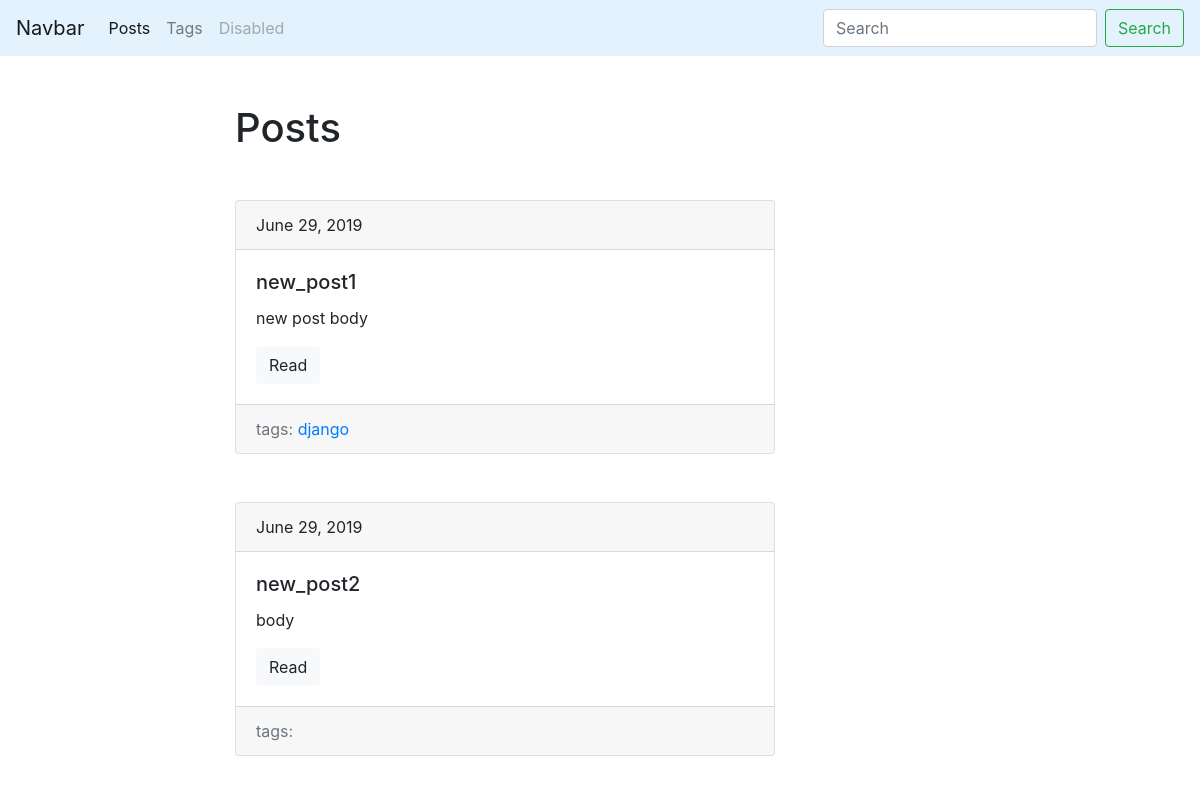
/blog/ (upper part), run on an earlier commit of the app's database.
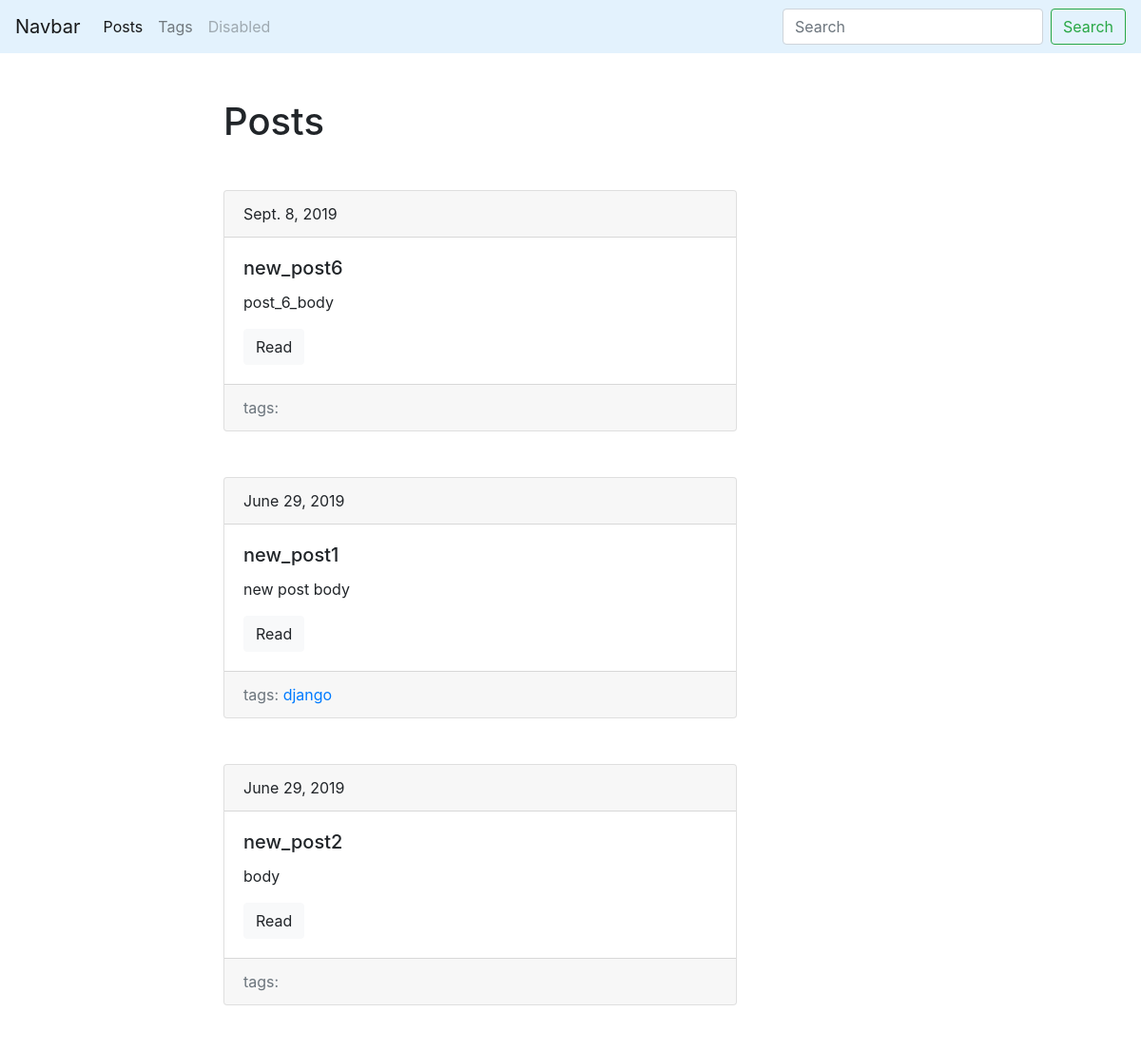
And on a later commit of the database.
### blog/models.py (models this page shows, shortened)
class Post(models.Model):
    title = models.CharField(max_length=150, db_index=True, verbose_name='Имя поста')
    slug = models.SlugField(max_length=150, unique=True)
    body = models.TextField(blank=True, db_index=True)
    tags = models.ManyToManyField('Tag', blank=True, related_name='posts')  # экземпляр класса ManyToManyField
    date_pub = models.DateField(auto_now_add=True)
    def get_absolute_url(self): #имя лучше именно такое, возвращает ссылку на конкретный экземпляр класса Post
        return reverse('post_detail_url', kwargs={'slug':self.slug}) # reverse в .py = url в шаблонах
    class Meta:
        verbose_name_plural = 'Posts verbose' # это имя будет на админской страничке
        verbose_name = 'Post verbose'
        ordering = ['-date_pub'] # сортировка в обратном порядке

class Tag(models.Model):
    title = models.CharField(max_length=50)
    slug = models.SlugField(max_length=50)
    def get_absolute_url(self):
        return reverse('tag_detail_url', kwargs={'slug': self.slug})

### blog/views.py (the view)
# urls.py: path('', posts_list, name='posts_list_url'),
def posts_list(request):
    posts = Post.objects.all()
    return render(request, 'blog/index.html', context={'posts': posts})

### blog/templates/blog/index.html (shortened to what this page needs)
{% extends 'blog/base_blog.html' %}
{% block content %}
<h1 class="mb-5">Posts</h1>
{% for post in posts %}
{% include 'blog/includes/post_card_template.html' %}
{% endfor %}
{% endblock %}

### blog/templates/blog/includes/post_card_template.html
<div class="card mb-5">
    <div class="card-header">
        {{ post.date_pub }}
    </div>
    <div class="card-body">
        <h5 class="card-title">{{ post.title }}</h5>
        <p class="card-text"> {{ post.body|truncatewords:15 }} </p>
        <a href="{{ post.get_absolute_url }}" class="btn btn-light">Read</a>
    </div>
    <div class="card-footer text-muted">
        tags:
        {% for tag in post.tags.all %}
            <a href="{{ tag.get_absolute_url }}"> {{tag.title}} </a>
        {% endfor %}
    </div>
</div>

What changed in the data, as far as the page shows it:
added Post: date_pub "Sept. 8, 2019", title "new_post6", body "post_6_body"
